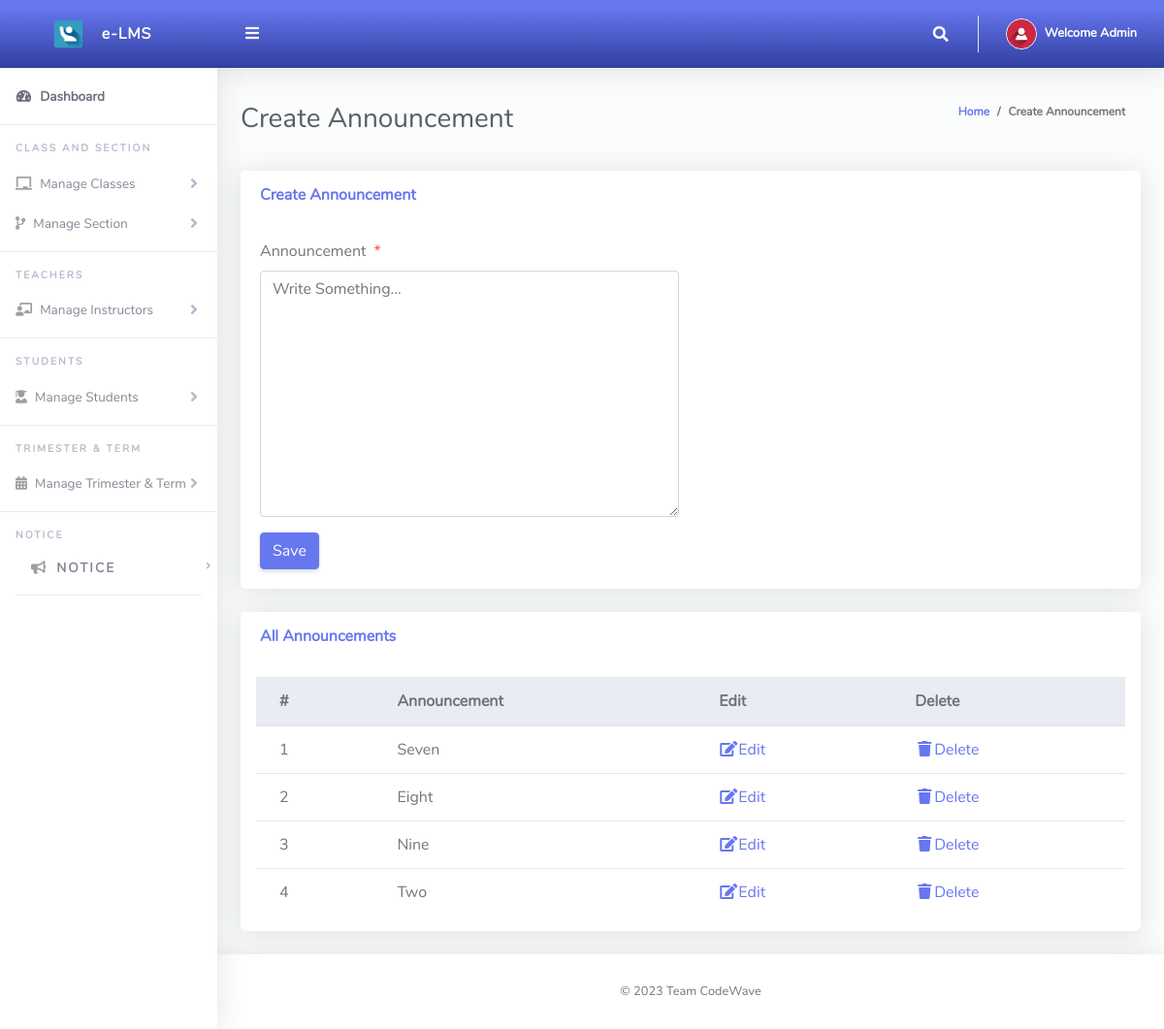
The app's page /AMS/Admin/notice.php (signed in) with its own data.
### tables this page shows
CREATE TABLE `tblclass` (
  `Id` int(10) NOT NULL,
  `className` varchar(255) NOT NULL
);

### AMS/Admin/notice.php (the view, shortened to what this page needs)
<?php
include '../Includes/dbcon.php';
?>
<!DOCTYPE html>
<html lang="en">
<head>
  <link href="../vendor/fontawesome-free/css/all.min.css" rel="stylesheet" type="text/css">
  <link href="../vendor/bootstrap/css/bootstrap.min.css" rel="stylesheet" type="text/css">
  <link href="css/ruang-admin.min.css" rel="stylesheet">
</head>
<body id="page-top">
  <div id="wrapper">
      <?php include "Includes/sidebar.php";?>
    <div id="content-wrapper" class="d-flex flex-column">
      <div id="content">
       <?php include "Includes/topbar.php";?>
        <div class="container-fluid" id="container-wrapper">
          <div class="d-sm-flex align-items-center justify-content-between mb-4">
            <h1 class="h3 mb-0 text-gray-800">Create Announcement</h1>
            <ol class="breadcrumb">
              <li class="breadcrumb-item"><a href="./">Home</a></li>
              <li class="breadcrumb-item active" aria-current="page">Create Announcement</li>
            </ol>
          </div>
          <div class="row">
            <div class="col-lg-12">
              <div class="card mb-4">
                <div class="card-header py-3 d-flex flex-row align-items-center justify-content-between">
                  <h6 class="m-0 font-weight-bold text-primary">Create Announcement</h6>
                </div>
                <div class="card-body">
                  <form method="post">
                    <div class="form-group row mb-3">
                        <div class="col-xl-6">
                            <label class="form-control-label">Announcement<span class="text-danger ml-2">*</span></label>
                      <textarea cols="30" rows="10" class="form-control" name="className" value="<?php echo $row['className'];?>" id="exampleInputFirstName" placeholder="Write Something..."></textarea>
                        </div>
                    </div>
                      <?php
                    if (isset($Id))
                    {
                    ?>
                    <button type="submit" name="update" class="btn btn-warning">Update</button>
                    &nbsp;&nbsp;&nbsp;&nbsp;&nbsp;&nbsp;&nbsp;&nbsp;&nbsp;&nbsp;
                    <?php
                    } else {
                    ?>
                    <button type="submit" name="save" class="btn btn-primary">Save</button>
                    <?php
                    }
                    ?>
                  </form>
                </div>
              </div>
                 <div class="row">
              <div class="col-lg-12">
              <div class="card mb-4">
                <div class="card-header py-3 d-flex flex-row align-items-center justify-content-between">
                  <h6 class="m-0 font-weight-bold text-primary">All Announcements</h6>
                </div>
                <div class="table-responsive p-3">
                  <table class="table align-items-center table-flush table-hover" id="dataTableHover">
                    <thead class="thead-light">
                      <tr>
                        <th>#</th>
                        <th>Announcement</th>
                        <th>Edit</th>
                        <th>Delete</th>
                      </tr>
                    </thead>
                    <tbody>
                  <?php
                      $query = "SELECT * FROM tblclass";
                      $rs = $conn->query($query);
                      $num = $rs->num_rows;
                      $sn=0;
                      if($num > 0)
                      {
                        while ($rows = $rs->fetch_assoc())
                          {
                             $sn = $sn + 1;
                            echo"
                              <tr>
                                <td>".$sn."</td>
                                <td>".$rows['className']."</td>
                                <td><a href='?action=edit&Id=".$rows['Id']."'><i class='fas fa-fw fa-edit'></i>Edit</a></td>
                                <td><a href='?action=delete&Id=".$rows['Id']."'><i class='fas fa-fw fa-trash'></i>Delete</a></td>
                              </tr>";
                          }
                      }
                      else
                      {
                           echo
                           "<div class='alert alert-danger' role='alert'>
                            No Record Found!
                            </div>";
                      }
                      ?>
                    </tbody>
                  </table>
                </div>
              </div>
            </div>
            </div>
          </div>
        </div>
      </div>
       <?php include "Includes/footer.php";?>
    </div>
  </div>
</body>
</html>

### AMS/Admin/Includes/topbar.php (shortened to what this page needs)
<?php
  $query = "SELECT * FROM tbladmin WHERE Id = ".$_SESSION['userId']."";
  $rs = $conn->query($query);
  $rows = $rs->fetch_assoc();
  $fullName = $rows['firstName']." ".$rows['lastName'];
?>
<nav class="navbar navbar-expand navbar-light bg-gradient-primary topbar mb-4 static-top">
          <button id="sidebarToggleTop" class="btn btn-link rounded-circle mr-3">
            <i class="fa fa-bars"></i>
          </button>
          <ul class="navbar-nav ml-auto">
            <li class="nav-item dropdown no-arrow">
              <a class="nav-link dropdown-toggle" href="#" id="searchDropdown" role="button" data-toggle="dropdown"
                aria-haspopup="true" aria-expanded="false">
                <i class="fas fa-search fa-fw"></i>
              </a>
            </li>
            <li class="nav-item dropdown no-arrow">
              <a class="nav-link dropdown-toggle" href="#" id="userDropdown" role="button" data-toggle="dropdown"
                aria-haspopup="true" aria-expanded="false">
                <img class="img-profile rounded-circle" src="img/user-icn.png" style="max-width: 60px">
                <span class="ml-2 d-none d-lg-inline text-white small"><b>Welcome <?php echo $fullName;?></b></span>
              </a>
            </li>
          </ul>
        </nav>

### records on screen
tblclass: className "Seven"
tblclass: className "Eight"
tblclass: className "Nine"
tblclass: className "Two"

### other values on screen
$fullName "Admin"
